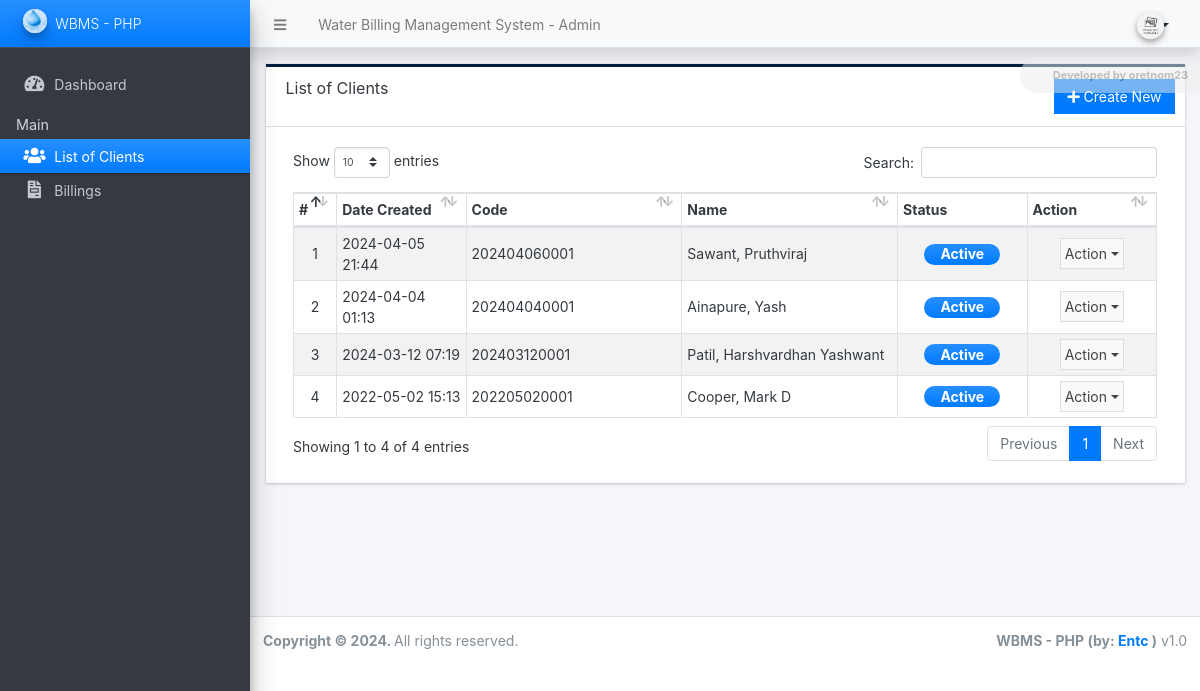
The app's page /admin/?page=clients with its own data.
### tables this page shows
CREATE TABLE `client_list` (
  `id` int(30) NOT NULL,
  `code` varchar(100) NOT NULL,
  `category_id` int(30) NOT NULL,
  `firstname` text NOT NULL,
  `middlename` text DEFAULT NULL,
  `lastname` text NOT NULL,
  `contact` text NOT NULL,
  `address` text NOT NULL,
  `meter_code` varchar(100) NOT NULL,
  `first_reading` float(12,2) NOT NULL,
  `status` tinyint(1) NOT NULL DEFAULT 1,
  `delete_flag` tinyint(1) NOT NULL DEFAULT 0,
  `date_created` datetime NOT NULL DEFAULT current_timestamp(),
  `date_updated` datetime NOT NULL DEFAULT current_timestamp() ON UPDATE current_timestamp()
);

### admin/clients/index.php (the view, shortened to what this page needs)
<div class="card card-outline rounded-0 card-navy">
	<div class="card-header">
		<h3 class="card-title">List of Clients</h3>
		<div class="card-tools">
			<a href="./?page=clients/manage_client" id="create_new" class="btn btn-flat btn-primary"><span class="fas fa-plus"></span>  Create New</a>
		</div>
	</div>
	<div class="card-body">
        <div class="container-fluid">
			<table class="table table-hover table-striped table-bordered" id="list">
				<colgroup>
					<col width="5%">
					<col width="15%">
					<col width="25%">
					<col width="25%">
					<col width="15%">
					<col width="15%">
				</colgroup>
				<thead>
					<tr>
						<th>#</th>
						<th>Date Created</th>
						<th>Code</th>
						<th>Name</th>
						<th>Status</th>
						<th>Action</th>
					</tr>
				</thead>
				<tbody>
					<?php
					$i = 1;
						$qry = $conn->query("SELECT *,concat(lastname, ', ', firstname, ' ', coalesce(middlename,'')) as `name` from `client_list` where delete_flag = 0 order by unix_timestamp(`date_created`) desc ");
						while($row = $qry->fetch_assoc()):
					?>
						<tr>
							<td class="text-center"><?php echo $i++; ?></td>
							<td><?php echo date("Y-m-d H:i",strtotime($row['date_created'])) ?></td>
							<td><?php echo $row['code'] ?></td>
							<td><?php echo $row['name'] ?></td>
							<td class="text-center">
								<?php
								switch($row['status']){
									case 1:
										echo '<span class="badge badge-primary bg-gradient-primary text-sm px-3 rounded-pill">Active</span>';
										break;
								}
								?>
                            </td>
							<td align="center">
								 <button type="button" class="btn btn-flat p-1 btn-default btn-sm dropdown-toggle dropdown-icon" data-toggle="dropdown">
				                  		Action
				                  </button>
							</td>
						</tr>
					<?php endwhile; ?>
				</tbody>
			</table>
		</div>
	</div>
</div>

### records on screen
client_list: date_created "2024-04-05 21:44", code "202404060001", name "Sawant, Pruthviraj", status "Active"
client_list: date_created "2024-04-04 01:13", code "202404040001", name "Ainapure, Yash", status "Active"
client_list: date_created "2024-03-12 07:19", code "202403120001", name "Patil, Harshvardhan Yashwant", status "Active"
client_list: date_created "2022-05-02 15:13", code "202205020001", name "Cooper, Mark D", status "Active"

### other values on screen
$_settings->info('name') "Water Billing Management System"
$_settings->info('short_name') "WBMS - PHP"
